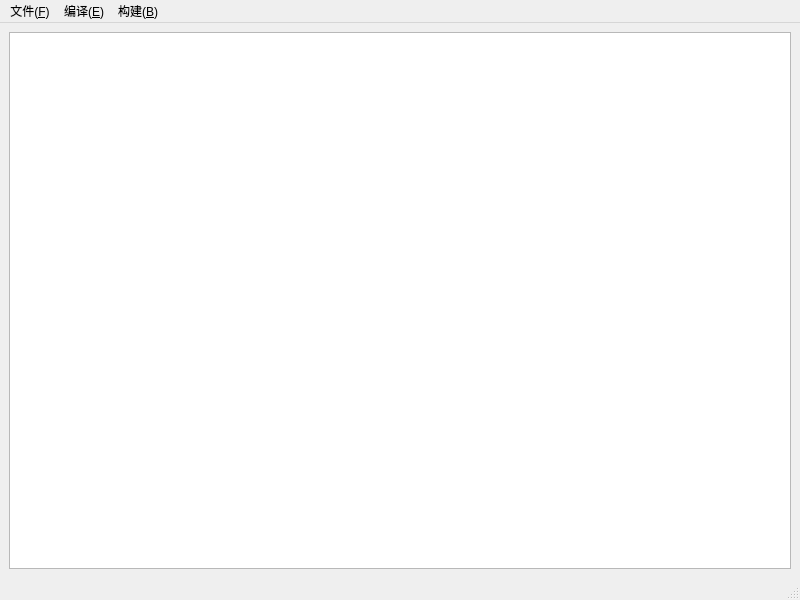
<?xml version="1.0" encoding="UTF-8"?>
<ui version="4.0">
 <class>MainWindow</class>
 <widget class="QMainWindow" name="MainWindow">
  <property name="geometry">
   <rect>
    <x>0</x>
    <y>0</y>
    <width>800</width>
    <height>600</height>
   </rect>
  </property>
  <property name="windowTitle">
   <string>MainWindow</string>
  </property>
  <widget class="QWidget" name="centralwidget">
   <layout class="QVBoxLayout" name="verticalLayout">
    <item>
     <widget class="QTextEdit" name="textEdit"/>
    </item>
   </layout>
  </widget>
  <widget class="QMenuBar" name="menubar">
   <property name="geometry">
    <rect>
     <x>0</x>
     <y>0</y>
     <width>800</width>
     <height>23</height>
    </rect>
   </property>
   <widget class="QMenu" name="menu_F">
    <property name="title">
     <string>文件(&amp;F)</string>
    </property>
    <addaction name="act_new"/>
    <addaction name="act_open"/>
    <addaction name="act_save"/>
   </widget>
   <widget class="QMenu" name="menubianyi_E">
    <property name="title">
     <string>编译(&amp;E)</string>
    </property>
   </widget>
   <widget class="QMenu" name="menu_B">
    <property name="title">
     <string>构建(&amp;B)</string>
    </property>
   </widget>
   <addaction name="menu_F"/>
   <addaction name="menubianyi_E"/>
   <addaction name="menu_B"/>
  </widget>
  <widget class="QStatusBar" name="statusbar"/>
  <action name="act_new">
   <property name="text">
    <string>新建(&amp;N)</string>
   </property>
  </action>
  <action name="act_open">
   <property name="text">
    <string>打开(&amp;O)</string>
   </property>
  </action>
  <action name="act_save">
   <property name="text">
    <string>save(&amp;S)</string>
   </property>
  </action>
 </widget>
 <resources/>
 <connections/>
</ui>
